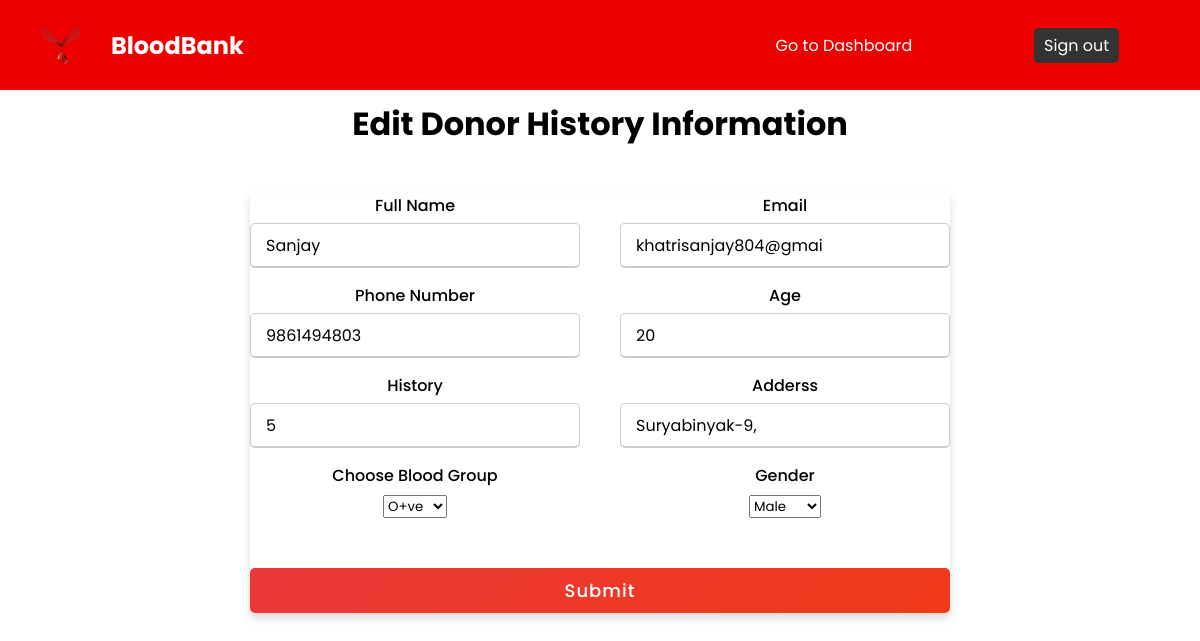
The page /admin/edit.php?id=1 on the database its author committed.
### tables this page shows
CREATE TABLE `donorhistory` (
  `Id` int(11) NOT NULL,
  `Name` varchar(40) NOT NULL,
  `Email` varchar(20) NOT NULL,
  `Age` int(11) NOT NULL,
  `Gender` varchar(10) NOT NULL,
  `BloodGroup` varchar(10) NOT NULL,
  `History` varchar(20) NOT NULL,
  `Contact` varchar(10) NOT NULL,
  `Address` varchar(40) NOT NULL
);

### admin/edit.php (the view, shortened to what this page needs)
<?php
    include "../connection/config.php";
    $id = $_GET['id'];
    $query = "SELECT * FROM donorhistory WHERE Id=$id";
    $result = mysqli_query($conn,$query);
    $row = mysqli_fetch_assoc($result);
?>
<!DOCTYPE html>
<html lang="en">
<head>
    <link rel="stylesheet" href="../css/form.css">
    <link rel="stylesheet" href="../css/table.css">
</head>
<body>
    <?php include '../admin/adminHeader.php'?>
    <div class="title">
        <h1>Edit Donor History Information</h1>
    </div>
    <br>
    <center>
    <div class="container">
        <div class="content">
        <form action="" method="POST">
            <div class="user-details">
            <div class="input-box">
                <span class="details">Full Name</span>
                <input type="text" placeholder="Enter your name"  name="Name"
                value=<?php echo $row['Name']?> maxlength = "40" required>
            </div>
            <div class="input-box">
                <span class="details">Email</span>
                <input type="email" placeholder="Enter your email" name="Email"
                value=<?php echo $row['Email']?> required>
            </div>
            <div class="input-box">
                <span class="details">Phone Number</span>
                <input type="number" placeholder="Enter your number" name="Contact"
                value=<?php echo $row['Contact']?> max = "9999999999" required>
            </div>
            <div class="input-box">
                <span class="details">Age</span>
                <input type="number" placeholder="Enter your age" name="Age"
                value=<?php echo $row['Age']?> max="99" required>
            </div>
            <div class="input-box">
                <span class="details">History</span>
                <input type="text" placeholder="Enter donor history" name="History"
                value=<?php echo $row['History']?> required>
            </div>
            <div class="input-box">
                <span class="details">Adderss</span>
                <input type="text" placeholder="Enter your address" name="Address"
                value=<?php echo $row['Address']?> maxlength = "20" required>
            </div>
            <div class="input-box">
                <span class="details">Choose Blood Group</span>
                <select id="BloodGroup" name="BloodGroup"
                value=<?php echo $row['BloodGroup']?> required>
                    <option value="O+ve"
                    <?php if($row['BloodGroup'] == 'O+ve'){
                        ?> selected <?php
                    } ?>
                    >O+ve</option>
                </select>
            </div>
            <div class="input-box">
                <span class="details">Gender</span>
                <select name="Gender" id="Gender"
                value=<?php echo $row['Gender']?> required>
                    <option value="Male"
                    <?php if($row['Gender'] == 'Male'){
                        ?> selected <?php
                    } ?>
                    >Male</option>
                </select>
            </div>
            </div>
            <div class="button">
                <input type="submit" value="Submit" name="submit">
            </div>
        </form>
        </div>
    </div>
    </center>
</body>
</html>

### css/form.css (style rules this page uses)
* { margin: 0; padding: 0; box-sizing: border-box; font-family: 'Poppins',sans-serif; }
.container { max-width: 700px; width: 100%; background-color: #fff; border-radius: 5px; box-shadow: 0 5px 10px rgba(0,0,0,0.15); }
.content form .user-details { display: flex; flex-wrap: wrap; justify-content: space-between; margin: 20px 0 12px 0; }
form .user-details .input-box { margin-bottom: 15px; width: calc(100% / 2 - 20px); }
form .input-box span.details { display: block; font-weight: 500; margin-bottom: 5px; }
.user-details .input-box input { height: 45px; width: 100%; outline: none; font-size: 16px; border-radius: 5px; padding-left: 15px; border: 1px solid #ccc; border-bottom-width: 2px; transition: all 0.3s ease; }
form .button { height: 45px; margin: 35px 0 }
form .button input { height: 100%; width: 100%; border-radius: 5px; border: none; color: #fff; font-size: 18px; font-weight: 500; letter-spacing: 1px; cursor: pointer; transition: all 0.3s ease; background: linear-gradient(135deg, #eb3838, #f03a19); }

### css/table.css (style rules this page uses)
.title { padding-top: 100px; text-align: center; }

### css/adminHeader.css (style rules this page uses)
* { margin:0; padding:0; box-sizing:border-box; }
body { font-family:"Poppins", sans-serif; }

### rows shown on the page
donorhistory: Email "khatrisanjay804@gmai", Contact "9861494803", Age "20", History "5", Address "Suryabinyak-9,", BloodGroup "O+ve", Gender "Male"
